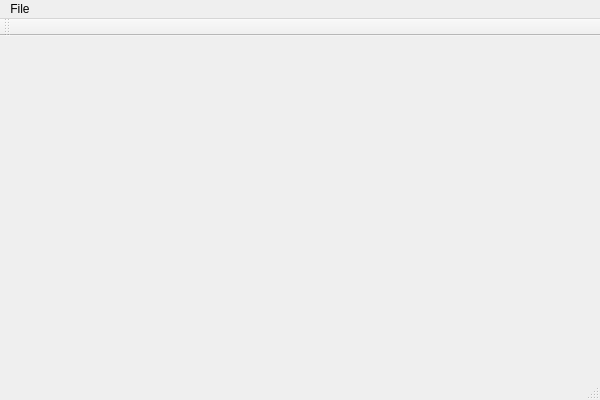
<?xml version="1.0" encoding="UTF-8"?>
<ui version="4.0">
 <class>guitabularClass</class>
 <widget class="QMainWindow" name="guitabularClass">
  <property name="geometry">
   <rect>
    <x>0</x>
    <y>0</y>
    <width>600</width>
    <height>400</height>
   </rect>
  </property>
  <property name="windowTitle">
   <string>guitabular</string>
  </property>
  <widget class="QWidget" name="centralWidget"/>
  <widget class="QMenuBar" name="menuBar">
   <property name="geometry">
    <rect>
     <x>0</x>
     <y>0</y>
     <width>600</width>
     <height>21</height>
    </rect>
   </property>
   <widget class="QMenu" name="menuFile">
    <property name="title">
     <string>File</string>
    </property>
    <addaction name="actionExit"/>
   </widget>
   <addaction name="menuFile"/>
  </widget>
  <widget class="QToolBar" name="mainToolBar">
   <attribute name="toolBarArea">
    <enum>TopToolBarArea</enum>
   </attribute>
   <attribute name="toolBarBreak">
    <bool>false</bool>
   </attribute>
  </widget>
  <widget class="QStatusBar" name="statusBar"/>
  <action name="actionExit">
   <property name="text">
    <string>Exit</string>
   </property>
  </action>
 </widget>
 <layoutdefault spacing="6" margin="11"/>
 <resources>
  <include location="guitabular.qrc"/>
 </resources>
 <connections/>
</ui>
